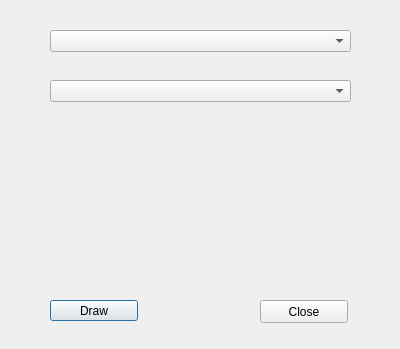
<?xml version="1.0" encoding="UTF-8"?>
<ui version="4.0">
 <class>HistogramDialog</class>
 <widget class="QDialog" name="HistogramDialog">
  <property name="geometry">
   <rect>
    <x>0</x>
    <y>0</y>
    <width>400</width>
    <height>349</height>
   </rect>
  </property>
  <property name="windowTitle">
   <string>Dialog</string>
  </property>
  <widget class="QComboBox" name="cmb_layer">
   <property name="geometry">
    <rect>
     <x>50</x>
     <y>30</y>
     <width>301</width>
     <height>22</height>
    </rect>
   </property>
  </widget>
  <widget class="QComboBox" name="cmb_field">
   <property name="geometry">
    <rect>
     <x>50</x>
     <y>80</y>
     <width>301</width>
     <height>22</height>
    </rect>
   </property>
  </widget>
  <widget class="QWidget" name="HistogramWidget" native="true">
   <property name="geometry">
    <rect>
     <x>50</x>
     <y>130</y>
     <width>301</width>
     <height>151</height>
    </rect>
   </property>
  </widget>
  <widget class="QPushButton" name="bt_draw">
   <property name="geometry">
    <rect>
     <x>50</x>
     <y>300</y>
     <width>88</width>
     <height>21</height>
    </rect>
   </property>
   <property name="text">
    <string>Draw</string>
   </property>
  </widget>
  <widget class="QPushButton" name="bt_close">
   <property name="geometry">
    <rect>
     <x>260</x>
     <y>300</y>
     <width>88</width>
     <height>23</height>
    </rect>
   </property>
   <property name="text">
    <string>Close</string>
   </property>
  </widget>
 </widget>
 <resources/>
 <connections/>
</ui>
